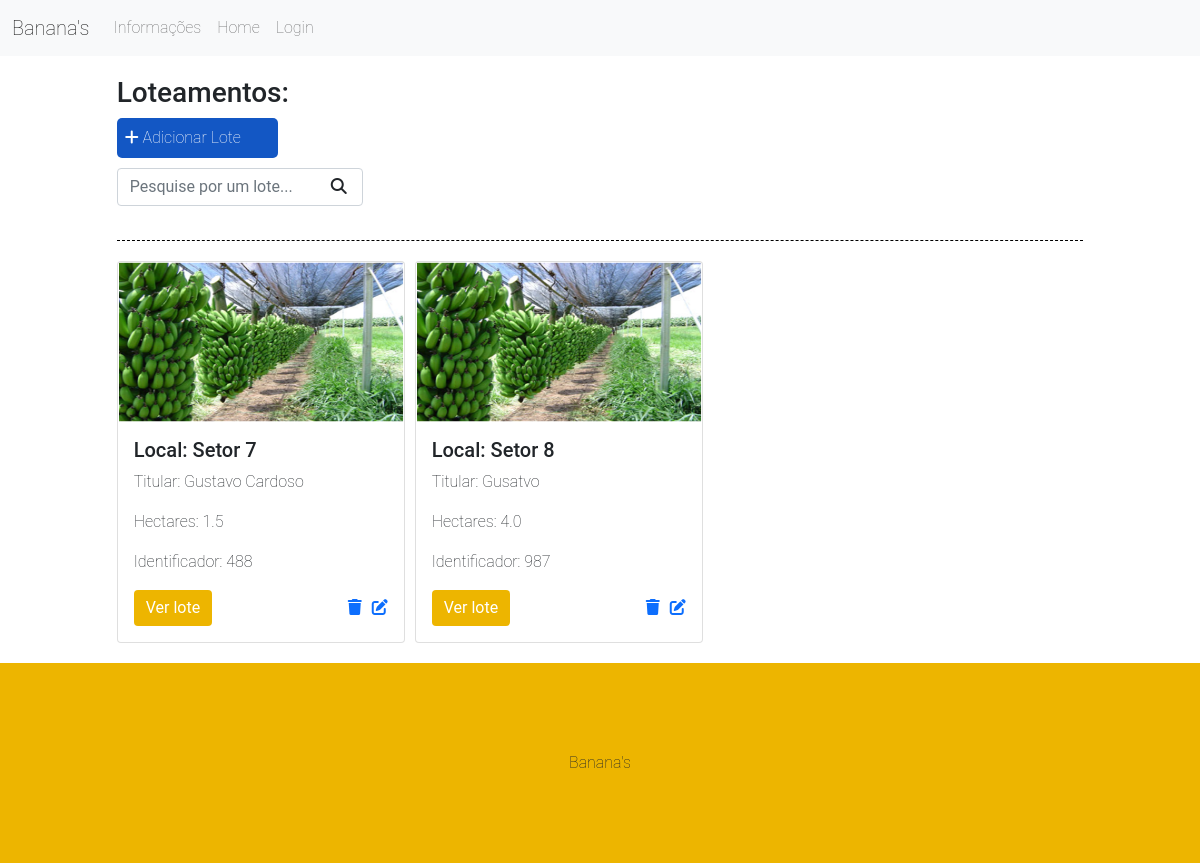
Before: / with the older database file.
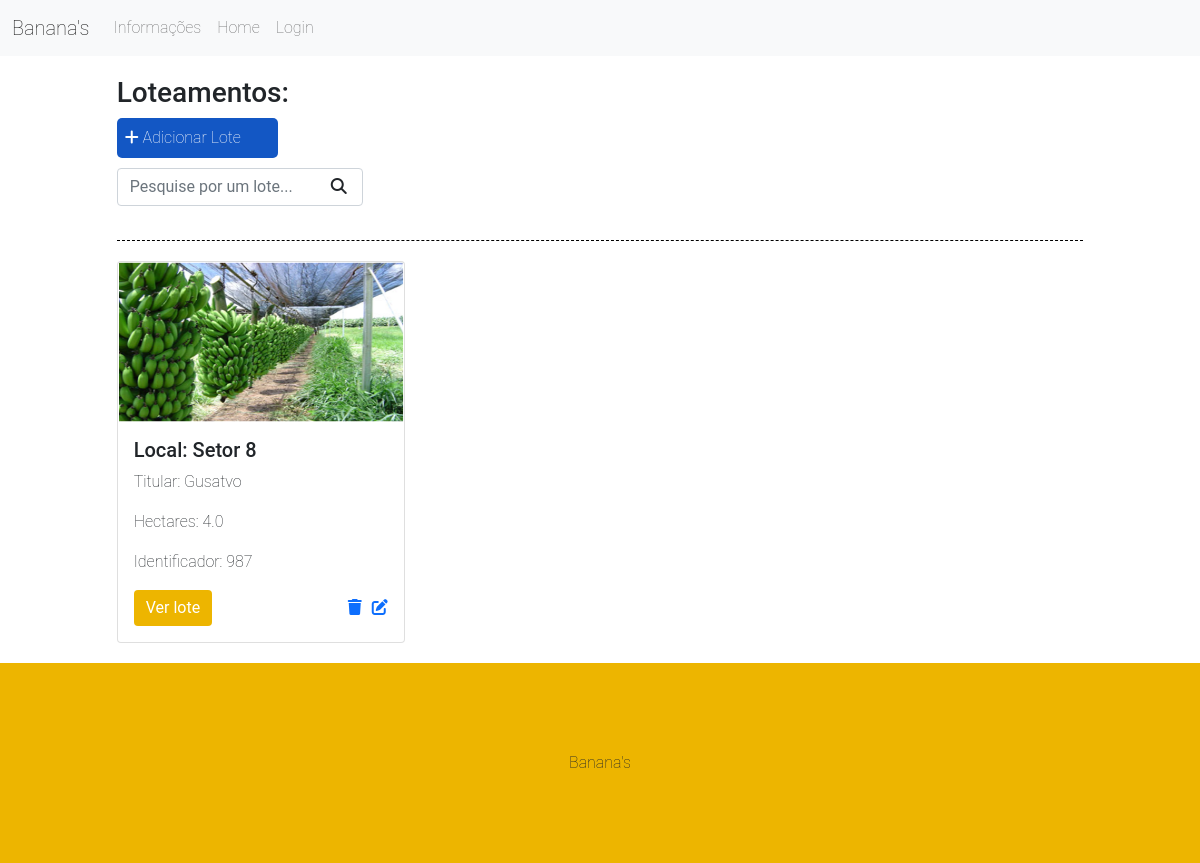
After: the same page with the newer database file.
### bananas/models.py (models this page shows)
class Lots(models.Model):
    nome_titular = models.CharField(max_length=255)
    local = models.CharField(max_length=255)
    hectares = models.FloatField()
    numero = models.IntegerField()
    img = models.ImageField(default='img/lote.png')

### bananas/views.py (the view)
# urls.py: path('', views.listLots, name='Lotes'),
def listLots(request):
    if request.method == 'POST':
        form = LotForm(request.POST)
        if form.is_valid():
            form.save()
            return redirect('/')
        else:
            form = LotForm()
            return render(request, 'partials/list-lots.html', {'form': form})
    else:
        form = LotForm()
        search = request.GET.get('search')
        if search:
            lots = Lots.objects.filter(local__icontains=search)
        else:
            lots = Lots.objects.all()
        return render(request, 'partials/list-lots.html', {'lots':lots, 'form': form})

### bananas/forms.py
class LotForm(forms.ModelForm):
    class Meta:
        model = Lots
        fields = ('nome_titular', 'local', 'hectares', 'numero')

### bananas/templates/partials/list-lots.html (shortened to what this page needs)
{% extends 'base.html'%}
{% block content %}
{% load static %}
<main>
<div class="offset-1 col-10 list-div">
    <h3>Loteamentos:</h3>
    <div>
        <div id="add-lot" class="col-2 add-div">
            <i class="fas fa-plus"></i> Adicionar Lote
        </div>
    </div>
    <div class="col-9 search-div">
        <form method="GET" id='search-form'>
            <input class="form-control" type="text" id="search" name="search" placeholder="Pesquise por um lote... " value="{{ request.GET.search }}">
            <i class="fa-solid fa-magnifying-glass" id="search-btn"></i>
        </form>
    </div>
    <div class="division"></div>
    <div class="list-lots">
        {% for lot in lots %}
            <div class="card" style="width: 18rem;">
                <img src="{% static 'img/lote.png' %}" class="card-img-top" alt="..." style="height: 10rem; ">
                <div class="card-body">
                    <h5 class="card-title">Local: {{lot.local}}</h5>
                    <p class="card-text">Titular: {{lot.nome_titular}}</p>
                    <p class="card-text">Hectares: {{lot.hectares}}</p>
                    <p class="card-text">Identificador: {{lot.numero}}</p>
                    <div class="lot-bottom">
                        <a href="/lot/{{lot.id}}" class="btn btn-primary">Ver lote</a>
                        <div class="options">
                            <span><a href="/deleteLot/{{lot.id}}"><i class="fas fa-trash"></i></a></span>
                            <span><a href="/edit/{{lot.id}}"><i class="fas fa-edit"></i></a></span>
                        </div>
                    </div>
                </div>
            </div>
        {% endfor %}
    </div>
</div>
</main>
{% endblock %}

Changed rows visible on the page:
removed Lots: local "Setor 7", nome_titular "Gustavo Cardoso", hectares "1.5", numero "488"
